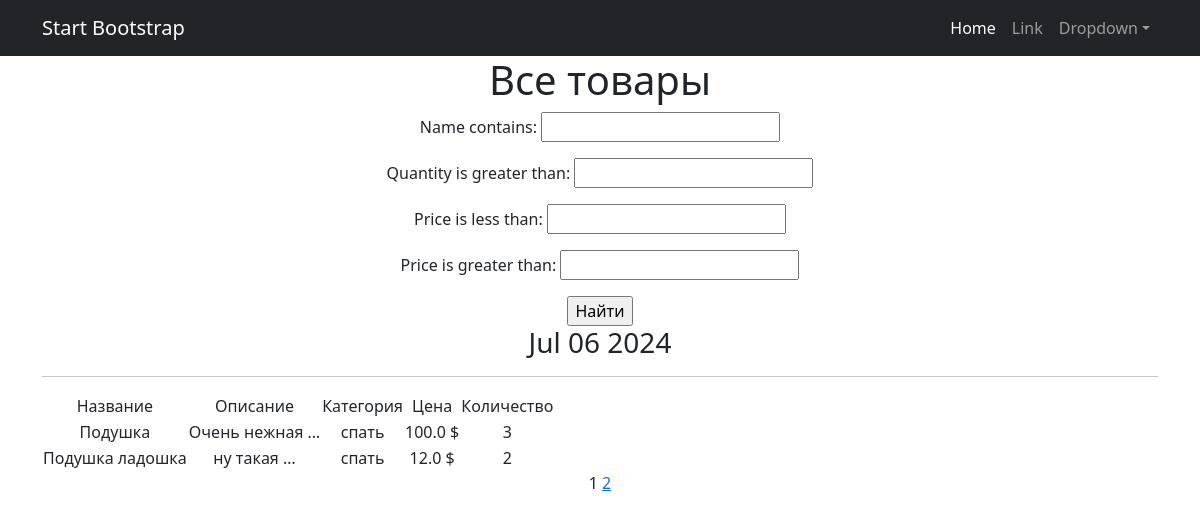
Before: /products/ with the older database file.
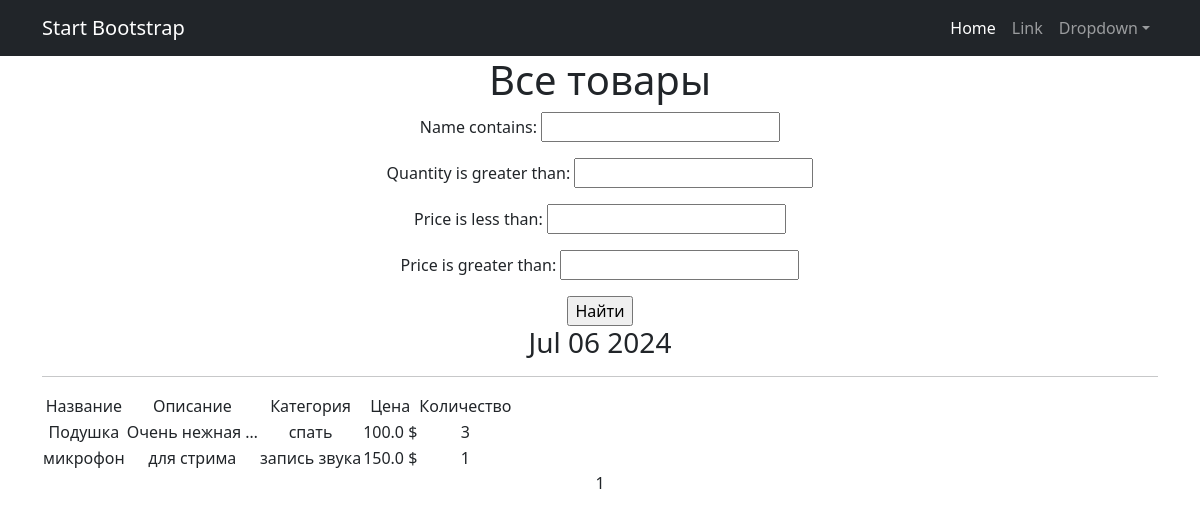
After: the same page with the newer database file.
### simpleapp/models.py (models this page shows, shortened)
class Product(models.Model):
    name = models.CharField(max_length=100, unique=True) # названия товаров не должны повторяться
    description = models.TextField()
    quantity = models.IntegerField(validators=[MinValueValidator(0)])
    category = models.ForeignKey(to='Category', on_delete=models.CASCADE, related_name='products') # все продукты в категории будут доступны через поле products
    price = models.FloatField(validators=[MinValueValidator(0.0)])

class Category(models.Model):
    name = models.CharField(max_length=100, unique=True)

### simpleapp/views.py (the view)
# urls.py: path('', ProductsList.as_view(), name='product_list'),
class ProductsList(ListView):
    model = Product
    ordering = 'name'
    template_name = 'flatpages/products.html'
    context_object_name = 'products'
    paginate_by = 2 # вот так мы можем указать количество записей на странице
    def get_queryset(self):
        queryset = super().get_queryset()
        self.filterset = ProductFilter(self.request.GET, queryset)
        return self.filterset.qs
    def get_context_data(self, **kwargs):
        context = super().get_context_data(**kwargs)
        context['filterset'] = self.filterset
        return context

### simpleapp/templatetags/custom_filters.py (called while the page is built)
@register.filter()
def currency(value, code='rub'):
    postfix = CURRENCIES_SYMBOLS[code]
    return f'{value} {postfix}'

### simpleapp/templatetags/custom_tags.py (called while the page is built)
@register.simple_tag()
def current_time(format_string='%b %d %Y'):
    return datetime.utcnow().strftime(format_string)

@register.simple_tag(takes_context=True)
def url_replace(context, **kwargs):
    d = context['request'].GET.copy()
    for k, v in kwargs.items():
        d[k] = v
    return d.urlencode()

### templates/flatpages/products.html (shortened to what this page needs)
{% extends 'flatpages/default.html' %}
{% load custom_filters %}
{% load custom_tags %}
{% block content %}
<h1>Все товары</h1>
<form action="" method="get">
    {{ filterset.form.as_p }}
    <input type="submit" value="Найти"/>
</form>
<h3>{% current_time '%b %d %Y' %}</h3>
<hr>
{% if products %}
    <table>
        <tr>
            <td>Название</td>
            <td>Описание</td>
            <td>Категория</td>
            <td>Цена</td>
            <td>Количество</td>
        </tr>
        {% for product in products %}
        <tr>
            <td>{{product.name}}</td>
            <td>{{product.description|truncatewords:2}}</td>
            <td>{{product.category.name}}</td>
            <td>{{product.price|currency:"usd"}}</td>
            <td>{{product.quantity}}</td>
        </tr>
        {%endfor%}
    </table>
{%else%}
    <h2>Товаров нет!</h2>
{% endif %}
   {{ page_obj.number }}
   {% if page_obj.has_next %}
       <a href="?{% url_replace page=page_obj.next_page_number %}">{{ page_obj.next_page_number }}</a>
   {% endif %}
{% endblock content %}

### templates/flatpages/default.html (shortened to what this page needs)
<!DOCTYPE html>
<html lang="en">
    <head>
        {% load static %}
        <link href="{% static 'css/styles.css' %}" rel="stylesheet" />
    </head>
    <body>
        <nav class="navbar navbar-expand-lg navbar-dark bg-dark">
            <div class="container">
                <a class="navbar-brand" href="#">Start Bootstrap</a>
                <div class="collapse navbar-collapse" id="navbarSupportedContent">
                    <ul class="navbar-nav ms-auto mb-2 mb-lg-0">
                        <li class="nav-item"><a class="nav-link active" aria-current="page" href="#">Home</a></li>
                        <li class="nav-item"><a class="nav-link" href="#">Link</a></li>
                        <li class="nav-item dropdown">
                            <a class="nav-link dropdown-toggle" id="navbarDropdown" href="#" role="button" data-bs-toggle="dropdown" aria-expanded="false">Dropdown</a>
                        </li>
                    </ul>
                </div>
            </div>
        </nav>
        <div class="container">
            <div class="row">
                <div class="col-lg-12 text-center">
                    {% block content %}
                    {% endblock content %}
                </div>
            </div>
        </div>
    </body>
</html>

Changed rows visible on the page:
removed Product: name "Подушка ладошка", description "ну такая …", category.name "спать", price "12.0 $", quantity "2"
now on this page (row unchanged): Product: name "микрофон", description "для стрима", category.name "запись звука", price "150.0 $", quantity "1"
Other visible differences:
{{ page_obj.next_page_number }}: "2" → (not shown)
